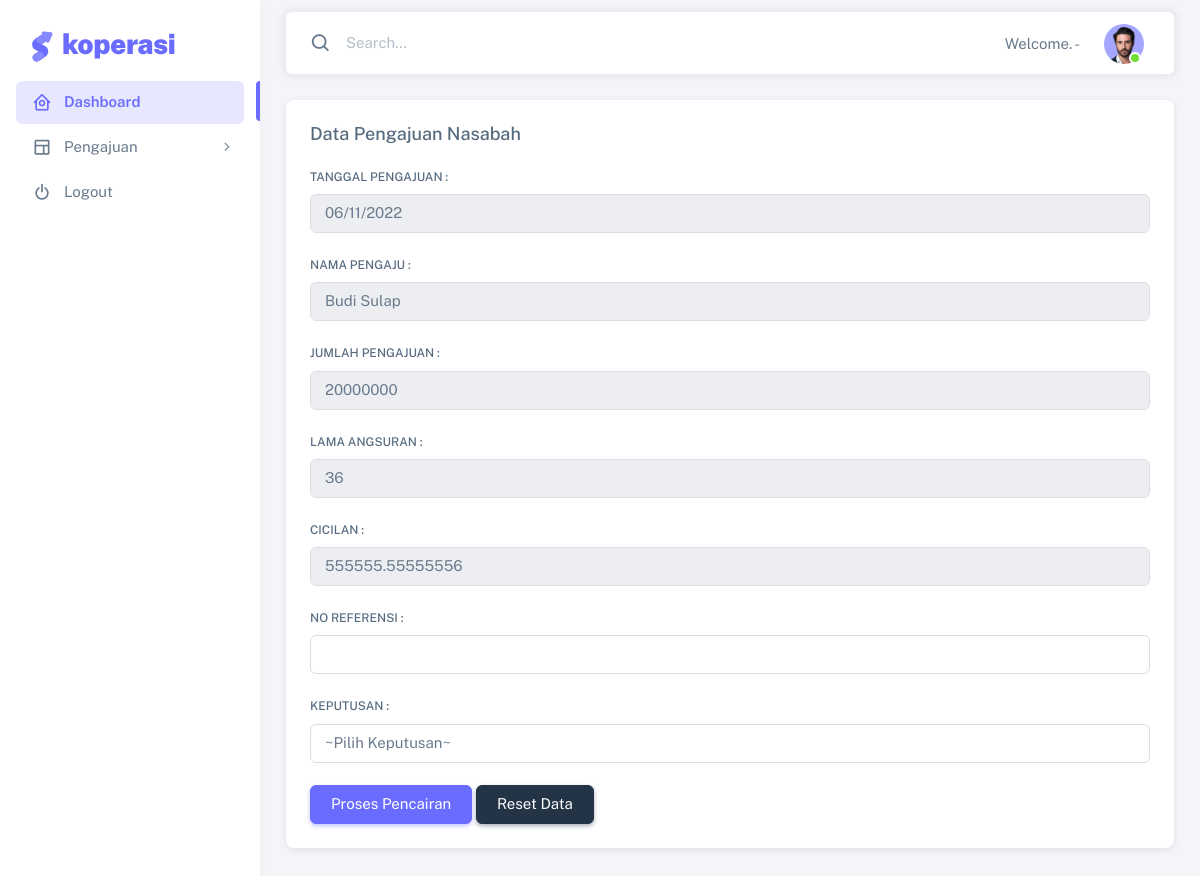
Screenshot of /Manager/index.php?page=data_pengajuan_proses&&idp=4 with the database file from the repository.
### tables this page shows
CREATE TABLE `tbl_pengajuan` (
  `id_pengajuan` int(11) NOT NULL,
  `tgl_pengajuan` date NOT NULL,
  `nm_pengaju` varchar(40) NOT NULL,
  `jumlah` double NOT NULL,
  `lama` int(11) NOT NULL,
  `cicilan` double NOT NULL,
  `ktp` text NOT NULL,
  `jaminan` text NOT NULL,
  `foto` text NOT NULL,
  `status` varchar(30) NOT NULL
);

### Manager/data_pengajuan_proses.php (the view, shortened to what this page needs)
<?php
include"../koneksi.php";
$sqlp = mysqli_query($con,"select * from tbl_pengajuan where id_pengajuan = $_GET[idp]");
$rp = mysqli_fetch_array($sqlp);
?>
<div class="content-wrapper">
<div class="container-xxl flex-grow-1 container-p-y">
<div class="col-md-12">
                  <div class="card mb-4">
                    <h5 class="card-header">Data Pengajuan Nasabah</h5>
                    <div class="card-body demo-vertical-spacing demo-only-element">
                      <form method="POST" enctype="multipart/form-data">
                      <label class="form-label" for="basic-default-password32">Tanggal Pengajuan :</label>
                      <div class="input-group input-group-merge">
                      <input type="date" name="tgl_pengajuan" class="form-control" readonly value="<?php echo"$rp[tgl_pengajuan]"; ?>"/>
                      </div>&nbsp;<br>
                      <label class="form-label" for="basic-default-password32">Nama Pengaju :</label>
                      <div class="input-group input-group-merge">
                      <input type="text" name="nm_pengaju" class="form-control" readonly="" value="<?php echo"$rp[nm_pengaju]" ?>"/>
                      </div>&nbsp;<br>
                      <label class="form-label" for="basic-default-password32">Jumlah Pengajuan :</label>
                      <div class="input-group input-group-merge">
                      <input type="text" name="jumlah" class="form-control" readonly value="<?php echo"$rp[jumlah]"; ?>" />
                      </div>&nbsp;<br>
                      <label class="form-label" for="basic-default-password32">Lama Angsuran :</label>
                      <div class="input-group input-group-merge">
                      <input type="number" name="lama" class="form-control" readonly value="<?php echo"$rp[lama]"; ?>" />
                      </div>&nbsp;<br>
                      <label class="form-label" for="basic-default-password32">Cicilan :</label>
                      <div class="input-group input-group-merge">
                      <input type="number" name="cicilan" class="form-control" readonly value="<?php echo"$rp[cicilan]"; ?>" />
                      </div>&nbsp;<br>
                      <label class="form-label" for="basic-default-password32">No Referensi :</label>
                      <div class="input-group input-group-merge">
                      <input type="number" name="no_ref" class="form-control" />
                      </div>&nbsp;<br>
                      <label class="form-label" for="basic-default-password32">Keputusan :</label>
                      <div class="input-group input-group-merge">
                      <select name="status" class="form-control">
                        <option>~Pilih Keputusan~</option>
                      </select>
                      </div>&nbsp;<br>
                      <div class="input-group">
                        <center><input type="submit" class="btn btn-primary" name="simpan" value="Proses Pencairan">
                        <input type="reset" class="btn btn-dark" name="reset" value="Reset Data"></center>
                      </div>
                      </form>
                    </div>
                  </div>
                </div>
              </div>
            </div>

### Manager/index.php (shortened to what this page needs)
<?php
include"../koneksi.php";
$sqlu = mysqli_query($con, "Select * from tbl_user where username = '$_SESSION[namamg]'");
$ru = mysqli_fetch_array($sqlu);
?>
<!DOCTYPE html>
<html
  lang="en"
  class="light-style layout-menu-fixed"
  dir="ltr"
  data-theme="theme-default"
  data-assets-path="../assets/assets/"
  data-template="vertical-menu-template-free"
>
  <head>
    <link rel="stylesheet" href="../assets/assets/vendor/fonts/boxicons.css" />
    <link rel="stylesheet" href="../assets/assets/vendor/css/core.css" class="template-customizer-core-css" />
    <link rel="stylesheet" href="../assets/assets/vendor/css/theme-default.css" class="template-customizer-theme-css" />
    <link rel="stylesheet" href="../assets/assets/css/demo.css" />
    <link rel="stylesheet" href="../assets/assets/vendor/libs/perfect-scrollbar/perfect-scrollbar.css" />
    <link rel="stylesheet" href="../assets/assets/vendor/libs/apex-charts/apex-charts.css" />
  </head>
  <body>
    <div class="layout-wrapper layout-content-navbar">
      <div class="layout-container">
        <aside id="layout-menu" class="layout-menu menu-vertical menu bg-menu-theme">
          <div class="app-brand demo">
            <a href="index.html" class="app-brand-link">
              <span class="app-brand-logo demo">
              </span>
              <span class="app-brand-text demo fw-bolder ms-2">Koperasi</span>
            </a>
          </div>
          <?php
            include"menu.php";
          ?>
        </aside>
        <div class="layout-page">
          <nav
            class="layout-navbar container-xxl navbar navbar-expand-xl navbar-detached align-items-center bg-navbar-theme"
            id="layout-navbar"
          >
            <div class="navbar-nav-right d-flex align-items-center" id="navbar-collapse">
              <div class="navbar-nav align-items-center">
                <div class="nav-item d-flex align-items-center">
                  <i class="bx bx-search fs-4 lh-0"></i>
                  <input
                    type="text"
                    class="form-control border-0 shadow-none"
                    placeholder="Search..."
                    aria-label="Search..."
                  />
                </div>
              </div>
              <ul class="navbar-nav flex-row align-items-center ms-auto">
                <li class="nav-item lh-1 me-3">
                  <a
                    class="github-button"
                    data-icon="octicon-star"
                    data-size="large"
                    data-show-count="true"
                    aria-label="Star themeselection/sneat-html-admin-template-free on GitHub"
                    >Welcome. <?php echo"$ru[status] - $ru[nm_user]" ?></a
                  >
                </li>
                <li class="nav-item navbar-dropdown dropdown-user dropdown">
                  <a class="nav-link dropdown-toggle hide-arrow" href="javascript:void(0);" data-bs-toggle="dropdown">
                    <div class="avatar avatar-online">
                      <img src="../assets/assets/img/avatars/1.png" alt class="w-px-40 h-auto rounded-circle" />
                    </div>
                  </a>
                </li>
              </ul>
            </div>
          </nav>
          <div class="content-wrapper">
<?php
  if(isset($_GET['page'])){
    $page = $_GET['page'];
    switch ($page){
      case 'data_pengajuan_proses':
      include"data_pengajuan_proses.php";
      break;
    }
  }
  else{
    include"beranda.php";
  }
?>
          </div>
        </div>
      </div>
    </div>
  </body>
</html>

### Manager/menu.php (shortened to what this page needs)
<ul class="menu-inner py-1">
            <li class="menu-item active">
              <a href="index.php" class="menu-link">
                <i class="menu-icon tf-icons bx bx-home-circle"></i>
                <div data-i18n="Analytics">Dashboard</div>
              </a>
            </li>
            <li class="menu-item">
              <a href="javascript:void(0);" class="menu-link menu-toggle">
                <i class="menu-icon tf-icons bx bx-layout"></i>
                <div data-i18n="Layouts">Pengajuan</div>
              </a>
            </li>
            <li class="menu-item">
              <a href="logout.php" class="menu-link">
                <i class="menu-icon tf-icons bx bx-power-off"></i>
                <div data-i18n="Analytics">Logout</div>
              </a>
            </li>
          </ul>

### assets/assets/css/demo.css (style rules this page uses)
.menu .app-brand.demo { height: 64px; margin-top: 12px; }
.app-brand-logo.demo svg { width: 22px; height: 38px; }
.app-brand-text.demo { font-size: 1.75rem; letter-spacing: -0.5px; text-transform: lowercase; }
.demo-vertical-spacing > * { margin-top: 1rem !important; margin-bottom: 0 !important; }
.demo-vertical-spacing.demo-only-element > :first-child { margin-top: 0 !important; }

### rows the page displays
tbl_pengajuan: tgl_pengajuan "06/11/2022", nm_pengaju "Budi Sulap", jumlah "20000000", lama "36", cicilan "555555.55555556"
